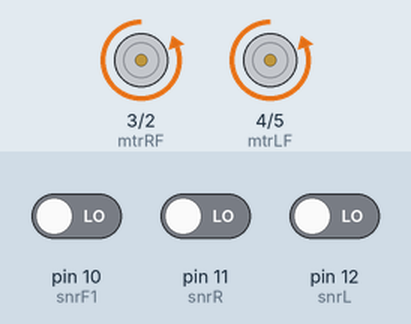
Recording of a sketch running on a simulated Arduino Uno, built with avr-gcc and run on an emulated ATmega328P. On the bench: motor-driver pin pairs drawn as motors (green arrow = first pin HIGH = forward, orange = second pin HIGH = backward, longer = more drive). The test bench sets the inputs (shaded band); at power-on: pin 11 (snrR) LOW, pin 12 (snrL) LOW, pin 10 (snrF1) LOW.

Above: at 1.2 s.
1.3 s: pin 11 (snrR) driven HIGH
At 5.8 s:
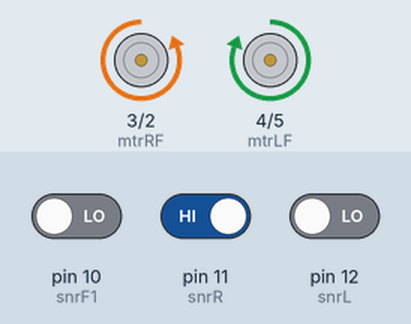
10.8 s: pin 12 (snrL) driven HIGH
At 12.3 s:
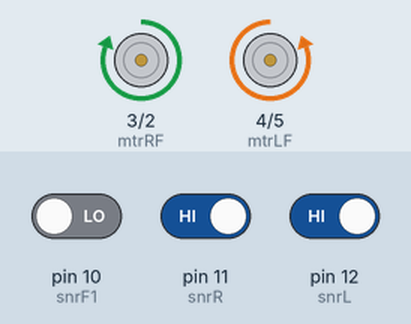
17.3 s: pin 12 (snrL) driven LOW
At 18.2 s:
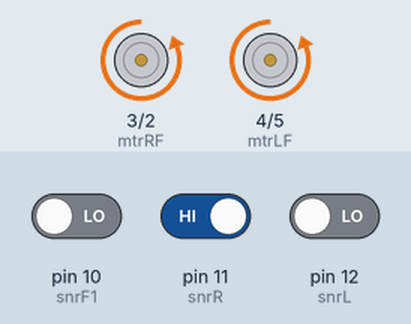
22.5 s: pin 11 (snrR) driven LOW
At 24.0 s:
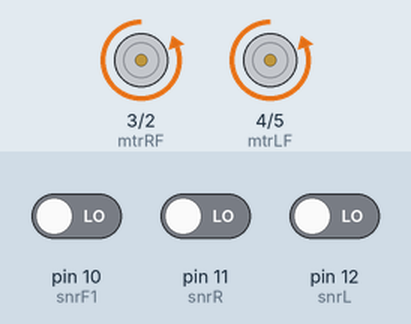
Timing chart, 0 to 25.4 s (numbered marks = the images above; inputs shaded):
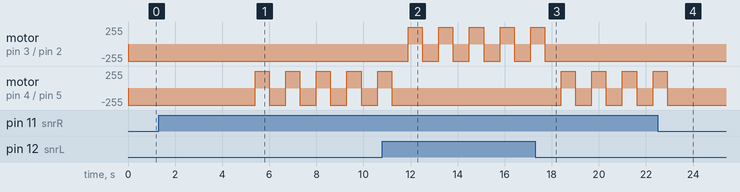

Measured:
- after the input at 1.3 s, motor on pin 4 (mtrLF) / pin 5 (mtrLB): alternates forward 255/255 for 0.60 s and backward 255/255 for 0.70 s, starting after 4.1 s
- after the input at 10.8 s, motor on pin 3 (mtrRF) / pin 2 (mtrRB): alternates forward 255/255 for 0.60 s and backward 255/255 for 0.70 s, starting after 1.1 s; motor on pin 4 (mtrLF) / pin 5 (mtrLB): goes on until 11.2 s, then stays backward 255/255
- after the input at 17.3 s, motor on pin 3 (mtrRF) / pin 2 (mtrRB): goes on until 17.7 s, then stays backward 255/255; motor on pin 4 (mtrLF) / pin 5 (mtrLB): alternates forward 255/255 for 0.60 s and backward 255/255 for 0.70 s, starting after 1.1 s
- after the input at 22.5 s, motor on pin 4 (mtrLF) / pin 5 (mtrLB): goes on until 22.9 s, then stays backward 255/255

The sketch:

mainArduinoCodeC.ino
```cpp
const int snrL=12;
const int snrR=11;
const int snrF1=10;
const int snrF2=9;
const int mtrRF=3;
const int mtrRB=2;
const int mtrLF=4;
const int mtrLB=5;

int sRF=LOW;
int sRB=LOW;
int sLF=LOW;
int sLB=LOW;

void setup() {
  Serial.begin(9600);

  pinMode(snrR, INPUT);
  pinMode(snrL, INPUT);
  pinMode(snrF1, INPUT);
  pinMode(snrF2, INPUT);
  pinMode(mtrRF, OUTPUT);
  pinMode(mtrRB, OUTPUT);
  pinMode(mtrLF, OUTPUT);
  pinMode(mtrLB, OUTPUT);
}

void turnRight(int x){

  digitalWrite(mtrRF, LOW);
  digitalWrite(mtrRB, HIGH);
  digitalWrite(mtrLF, HIGH);
  digitalWrite(mtrLB, LOW);
  delay(x);

}

void turnLeft(int x){

  digitalWrite(mtrRF, HIGH);
  digitalWrite(mtrRB, LOW);
  digitalWrite(mtrLF, LOW);
  digitalWrite(mtrLB, HIGH);
  delay(x);

}

void goForward(int x){

  digitalWrite(mtrRF, HIGH);
  digitalWrite(mtrRB, LOW);
  digitalWrite(mtrLF, HIGH);
  digitalWrite(mtrLB, LOW);
  delay(x);

}

void goBackward(int x){

  digitalWrite(mtrRF, LOW);
  digitalWrite(mtrRB, HIGH);
  digitalWrite(mtrLF, LOW);
  digitalWrite(mtrLB, HIGH);
  delay(x);

}

void brake(int x){
    digitalWrite(mtrRF, LOW);
    digitalWrite(mtrRB, LOW);
    digitalWrite(mtrLF, LOW);
    digitalWrite(mtrLB, LOW);
    delay(x);
}

void loop() {

  if(digitalRead(snrF1) == 1 && digitalRead(snrF2) == 1) {
    goForward(1);
  }
  else if(digitalRead(snrF1) == 1 && digitalRead(snrF2 == 0)){
    while(digitalRead(snrF1)!=0){
      turnRight(1);
    }
  goBackward(700);
    if (digitalRead(snrL) == 1){
      turnLeft(600);
    }
    else {
      if (digitalRead(snrR) == 1){
        turnRight(600);
      }
      else{
        goBackward(4000);
      }
    }
  }
  else if(digitalRead(snrF1) == 0 && digitalRead(snrF2 == 1)){
    while(digitalRead(snrF2)!=0){
      turnLeft(1);
    }
    goBackward(700);
    if (digitalRead(snrL) == 1){
      turnLeft(600);
    }
    else {
      if (digitalRead(snrR) == 1){
        turnRight(600);
      }
      else{
        goBackward(4000);
      }
    }
  }
  else{
    goBackward(700);
    if (digitalRead(snrL) == 1){
      turnLeft(600);
    }
    else {
      if (digitalRead(snrR) == 1){
        turnRight(600);
      }
      else{
        goBackward(4000);
      }
    }

  }

  /*
  Serial.print("Motor");
  Serial.print(sRF);
  Serial.print(sRB);
  Serial.print(sLF);
  Serial.print(sLB);
  Serial.print("\t Sensor");
  Serial.print(digitalRead(snrL));
  Serial.print(digitalRead(snrR));
  Serial.print(digitalRead(snrF1));
  Serial.println(digitalRead(snrF2));

  delay(100);

  */
}
```
